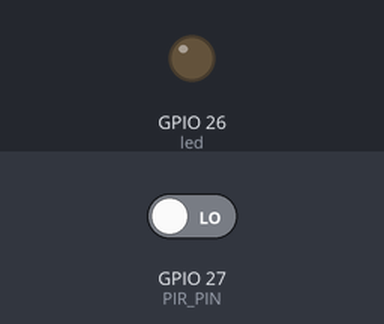
Bench run of a sketch on a simulated ESP32. Shown: output pins drawn as LEDs (lit = HIGH). The test bench sets the inputs (shaded band); at power-on: GPIO 27 (PIR_PIN) LOW. WiFi joins after 1.5 s; servers stay silent unless stated; USB keyboard and mouse output is not drawn; what the sketch prints to the serial monitor is not drawn.

Above: at 2.7 s.
2.8 s: GPIO 27 (PIR_PIN) driven HIGH
At 3.2 s:
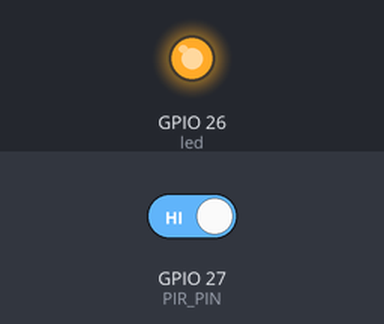
Timing chart, 0 to 5.8 s (numbered marks = the images above; inputs shaded):
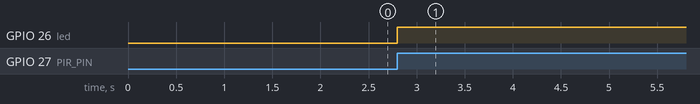

Measured:
- after the input at 2.8 s, GPIO 26 (led): LOW → HIGH at once

The sketch:

ipda_btkb_NO_MQTT.ino
```cpp
#include <WiFi.h>
#include <BleKeyboard.h>


//User selected properties
const PROGMEM char* WIFI_SSID = "WiFi SSID";
const PROGMEM char* WIFI_PASSWORD = "WiFi Pass";

const PROGMEM char* PIN_CODE = "0000"; //iPad pin code

#define timeSeconds 300 //set to number of seconds between activating BT keyboard commands

const PROGMEM char* MOTION_ON = "ON";
const PROGMEM char* MOTION_OFF = "OFF";


const PROGMEM uint8_t PIR_PIN = 27; //ESP32 PIR pin
uint8_t m_pir_state = LOW;
uint8_t m_pir_value = 0;
const int led = 26;

unsigned long now = millis();
unsigned long lastTrigger = 0;
boolean startTimer = false;

WiFiClient wifiClient;
BleKeyboard bleKeyboard;

void IRAM_ATTR detectsMovement() {
  digitalWrite(led, HIGH);
  startTimer = true;
  lastTrigger = millis();
}


void setup() {
  // init the serial
  Serial.begin(115200);

  // init the WiFi connection
  Serial.println();
  Serial.println();
  Serial.print("INFO: Connecting to ");
  Serial.println(WIFI_SSID);
  WiFi.mode(WIFI_STA);
  WiFi.begin(WIFI_SSID, WIFI_PASSWORD);

  while (WiFi.status() != WL_CONNECTED) {
    delay(500);
    Serial.print(".");
  }

  Serial.println("");
  Serial.println("INFO: WiFi connected");
  Serial.println("INFO: IP address: ");
  Serial.println(WiFi.localIP());

  Serial.println("Ready to send PIN via BT");
  bleKeyboard.begin();
  pinMode(PIR_PIN, INPUT_PULLUP);
  attachInterrupt(digitalPinToInterrupt(PIR_PIN), detectsMovement, RISING);

  pinMode(led, OUTPUT);
  digitalWrite(led, LOW);

}

void loop() {

  now = millis();

  m_pir_value = digitalRead(PIR_PIN);
  if (m_pir_value == HIGH) {
    if (m_pir_state == LOW) {
      // a motion is detected
      Serial.println("INFO: Motion detected");
      Serial.println("Sending wake command...");
      bleKeyboard.write(32);
      delay(100);
      bleKeyboard.write(32);
      delay(3500);
      bleKeyboard.print(PIN_CODE);
      bleKeyboard.releaseAll();
      m_pir_state = HIGH;
      delay (timeSeconds*1000);
    }
  } else {
    if (m_pir_state == HIGH) {
      m_pir_state = LOW;
      }
    }
  }
```
